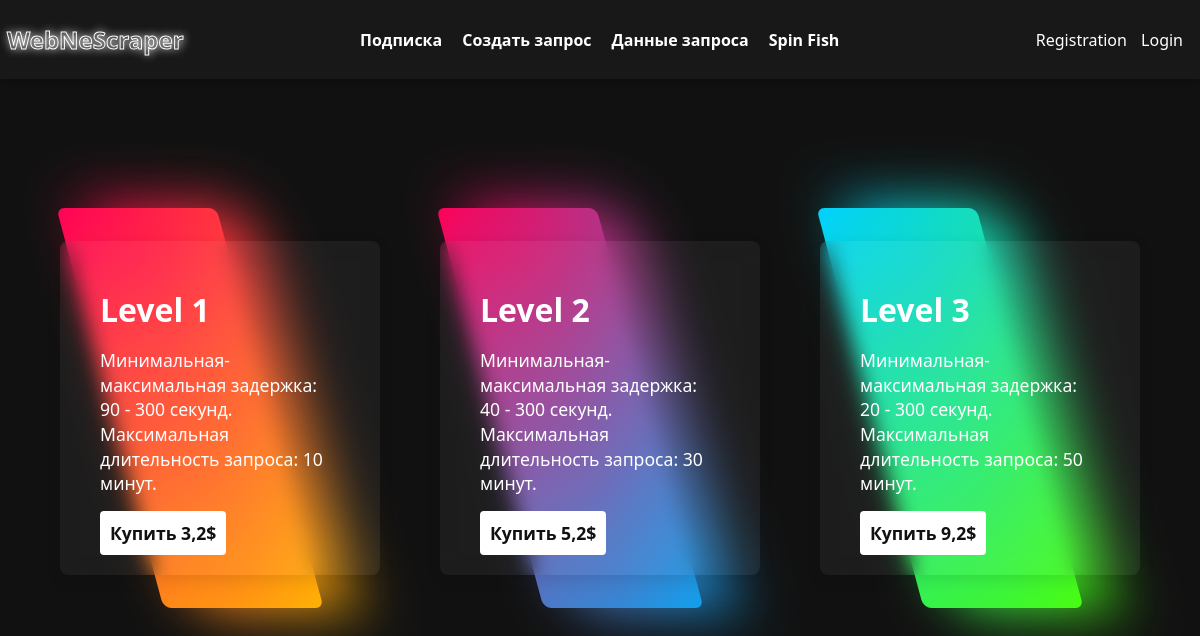
Screenshot of /auths/sub/ with the database file from the repository.
### apps/subscription/models.py (models this page shows, shortened)
class Subscription(models.Model):
    level = models.IntegerField(verbose_name='уровень')
    price = models.FloatField(verbose_name='стоимость')
    min_shift = models.IntegerField(verbose_name='минимальная задержка в секундах')
    max_shift = models.IntegerField(verbose_name='максимальная задержка в секундах')
    maximum_request_duration = models.IntegerField(verbose_name='максимальная длительность запроса')
    @property
    def description(self) -> str:
        return f"""
        Минимальная-максимальная задержка: {self.min_shift} - {self.max_shift} секунд.\n
        Максимальная длительность запроса: {self.maximum_request_duration} минут.
        """
    class Meta:
        verbose_name = 'Level'
        verbose_name_plural = 'Levels'

### apps/auths/views.py (the view)
# urls.py: path('sub/', BuySubPageView.as_view(), name='buy_sub'),
class BuySubPageView(View):
    template: str = 'purchasing_sub.html'
    def get(self, req: HttpRequest) -> HttpResponse:
        context: dict = {}
        context["subs"] = Subscription.objects.all()
        return render(req, self.template, context)

### apps/auths/templates/purchasing_sub.html (shortened to what this page needs)
{% extends 'base.html' %}
{% load static %}
{% block styles %}
    <link rel="stylesheet" href="{% static 'css/base_header.css' %}?v={{ last_modified_time }}">
    <link rel="stylesheet" href="{% static 'css/sub_page_style.css' %}?v={{ last_modified_time }}">
{% endblock %}
{% block content %}
<div class="container">
    {% for sub in subs %}
    <div class="box">
        <span></span>
        <div class="content">
            <h2>Level {{ sub.level }}</h2>
            <p>{{ sub.description }}</p>
            <a href="{% url 'buy_sub_level' sub_lvl=sub.level %}">Купить {{ sub.price }}$</a>
        </div>
    </div>
    {% endfor %}
</div>
{% endblock %}

### apps/auths/static/css/sub_page_style.css (style rules this page uses)
* { padding: 0; box-sizing: border-box; }
body { display: flex; justify-content: center; align-items: center; min-height: 90vh; background: #111; }
.container { display: flex; justify-content: center; align-items: center; flex-wrap: wrap; padding: 40px 0; }
.container .box { position: relative; width: 320px; height: 400px; display: flex; justify-content: center; align-items: center; margin: 40px 30px; transition: 0.5s; }
.container .box::before { content:' '; position: absolute; top: 0; left: 50px; width: 50%; height: 100%; text-decoration: none; background: #fff; border-radius: 8px; transform: skewX(15deg); transition: 0.5s; }
.container .box::after { content:''; position: absolute; top: 0; left: 50; width: 50%; height: 100%; background: #fff; border-radius: 8px; transform: skewX(15deg); transition: 0.5s; filter: blur(30px); }
.container .box:nth-child(1):before, .container .box:nth-child(1):after { background: linear-gradient(315deg, #ffbc00, #ff0058) }
.container .box:nth-child(2):before, .container .box:nth-child(2):after { background: linear-gradient(315deg, #03a9f4, #ff0058) }
.container .box:nth-child(3):before, .container .box:nth-child(3):after { background: linear-gradient(315deg, #4dff03, #00d0ff) }
.container .box span { display: block; position: absolute; top: 0; left: 0; right: 0; bottom: 0; z-index: 5; pointer-events: none; }
.container .box span::before { content:''; position: absolute; top: 0; left: 0; width: 0; height: 0; border-radius: 8px; background: rgba(255, 255, 255, 0.1); backdrop-filter: blur(10px); opacity: 0; transition: 0.1s; animation: animate 2s ease-in-out infinite; box-shadow: 0 5px 15px rgba(0,0,0,0.08) }
.container .box span::after { content:''; position: absolute; bottom: 0; right: 0; width: 100%; height: 100%; border-radius: 8px; background: rgba(255, 255, 255, 0.1); backdrop-filter: blur(10px); opacity: 0; transition: 0.5s; animation: animate 2s ease-in-out infinite; box-shadow: 0 5px 15px rgba(0,0,0,0.08); animation-delay: -1s; }
.container .box .content { position: relative; left: 0; padding: 20px 40px; background: rgba(255, 255, 255, 0.05); backdrop-filter: blur(10px); box-shadow: 0 5px 15px rgba(0, 0, 0, 0.1); border-radius: 8px; z-index: 1; transform: 0.5s; color: #fff; }
.container .box .content h2 { font-size: 2em; color: #fff; margin-bottom: 10px; }
.container .box .content p { font-size: 1.1em; margin-bottom: 10px; line-height: 1.4em; }
.container .box .content a { display: inline-block; font-size: 1.1em; color: #111; background: #fff; padding: 10px; border-radius: 4px; text-decoration: none; font-weight: 700; margin-top: 5px; }

### apps/main/templates/base.html (style rules this page uses)
body { font-family: 'Segoe UI', Tahoma, Geneva, Verdana, sans-serif; padding-top: 80px; overscroll-behavior: none; }

### rows the page displays
Subscription: level "1", description "Минимальная-максимальная задержка: 90 - 300 секунд. Максимальная длительность запроса: 10 минут.", price "3,2"
Subscription: level "2", description "Минимальная-максимальная задержка: 40 - 300 секунд. Максимальная длительность запроса: 30 минут.", price "5,2"
Subscription: level "3", description "Минимальная-максимальная задержка: 20 - 300 секунд. Максимальная длительность запроса: 50 минут.", price "9,2"
